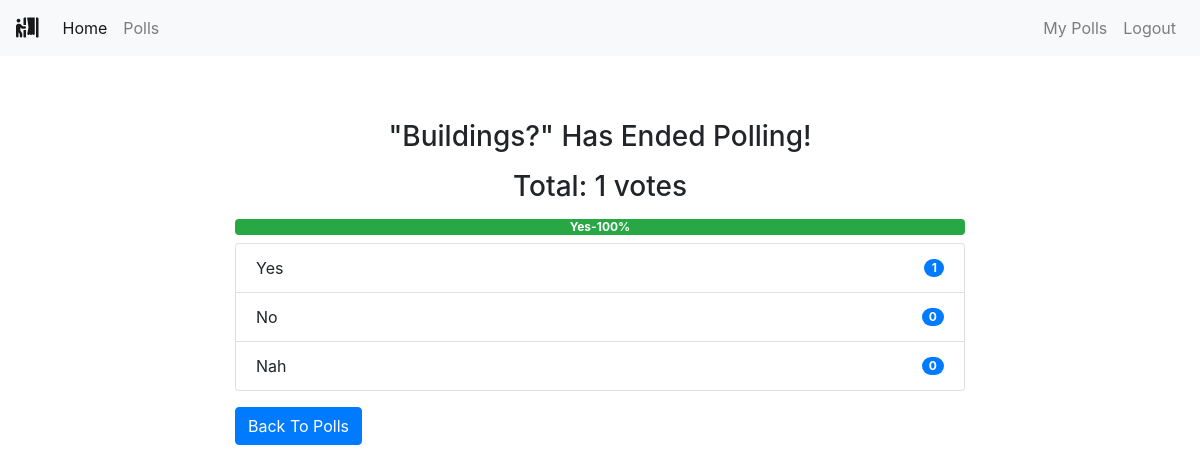
Page /polls/end/12/ (signed in) on the committed database.
### polls/models.py (models this page shows, shortened)
class Poll(models.Model):
    owner = models.ForeignKey(User, on_delete=models.CASCADE)
    text = models.TextField()
    pub_date = models.DateTimeField(default=timezone.now)
    active = models.BooleanField(default=True)
    created_at = models.DateTimeField(auto_now_add=True)
    image = models.ImageField(upload_to='polls_images/', blank=True, null=True)
    @property
    def get_vote_count(self):
        return self.vote_set.count()
    def get_result_dict(self):
        res = []
        for choice in self.choice_set.all():
            d = {}
            alert_class = ['primary', 'secondary', 'success',
                           'danger', 'dark', 'warning', 'info']
            d['alert_class'] = secrets.choice(alert_class)
            d['text'] = choice.choice_text
            d['num_votes'] = choice.get_vote_count
            if not self.get_vote_count:
                d['percentage'] = 0
            else:
                d['percentage'] = (choice.get_vote_count /
                                   self.get_vote_count)*100
            res.append(d)
        return res

class Choice(models.Model):
    poll = models.ForeignKey(Poll, on_delete=models.CASCADE)
    choice_text = models.CharField(max_length=255)
    created_at = models.DateTimeField(auto_now_add=True)
    updated_at = models.DateTimeField(auto_now=True)
    @property
    def get_vote_count(self):
        return self.vote_set.count()

### polls/views.py (the view)
# urls.py: path('end/<int:poll_id>/', views.end_poll, name='end_poll'),
@login_required
def end_poll(request, poll_id):
    poll = get_object_or_404(Poll, pk=poll_id)
    if request.user != poll.owner:
        return redirect('home')
    if poll.active is True:
        poll.active = False
        poll.save()
        return render(request, 'polls/poll_result.html', {'poll': poll})
    else:
        return render(request, 'polls/poll_result.html', {'poll': poll})

### polls/templates/polls/poll_result.html
{% extends 'base.html' %}
{% block content %}
<div class="container">
    {% if messages %}
    <div class="messages">
        {% for message in messages %}
        <div {% if message.tags %} class="{{ message.tags }}" {% endif %}>{{ message }}
            <button type="button" class="close" data-dismiss="alert" aria-label="Close">
                <span aria-hidden="true">&times;</span>
            </button>
        </div>
        {% endfor %}
    </div>
    {% else %}
    <div class="row">
        <div class="col-md-8 offset-sm-2">
            {% if poll.active %}
            <h3 class="mt-3 mb-3 text-center">Result for: {{ poll.text }}</h3>
            {% else %}
            <h3 class="mt-3 mb-3 text-center">"{{ poll.text }}" Has Ended Polling!</h3>
            {% endif %}
            <h3 class="mb-2 text-center">Total: {{ poll.get_vote_count }} votes</h3>
            <div class="progress mt-3 mb-2">
                {% for choice in poll.get_result_dict %}
                <div class="progress-bar bg-{{ choice.alert_class }}" role="progressbar" style="width: {{ choice.percentage }}%;"
                    aria-valuenow="30" aria-valuemin="0" aria-valuemax="100"><b>
                        {{choice.text|truncatewords:2}}-{{choice.percentage|floatformat}}%</b>
                </div>
                {% endfor %}
            </div>
            <ul class="list-group">
                {% for choice in poll.choice_set.all %}
                <li class="list-group-item d-flex justify-content-between align-items-center">
                    {{ choice.choice_text }}
                    <span class="badge badge-primary badge-pill">{{ choice.get_vote_count }}</span>
                </li>
                {% endfor %}
            </ul>
            {% endif %}
            <a class="btn btn-primary mt-3" href="{% url 'polls:list' %}" role="button">Back To Polls</a>
        </div>
    </div>
</div>
{% endblock content %}

### rows in the picture
Poll: text "Buildings?", get_vote_count "1"
Choice: text "Yes", choice_text "Yes", get_vote_count "1"
Choice: choice_text "No", get_vote_count "0"
Choice: choice_text "Nah", get_vote_count "0"

### other values in the picture
{{ choice.percentage|floatformat }} "100"
